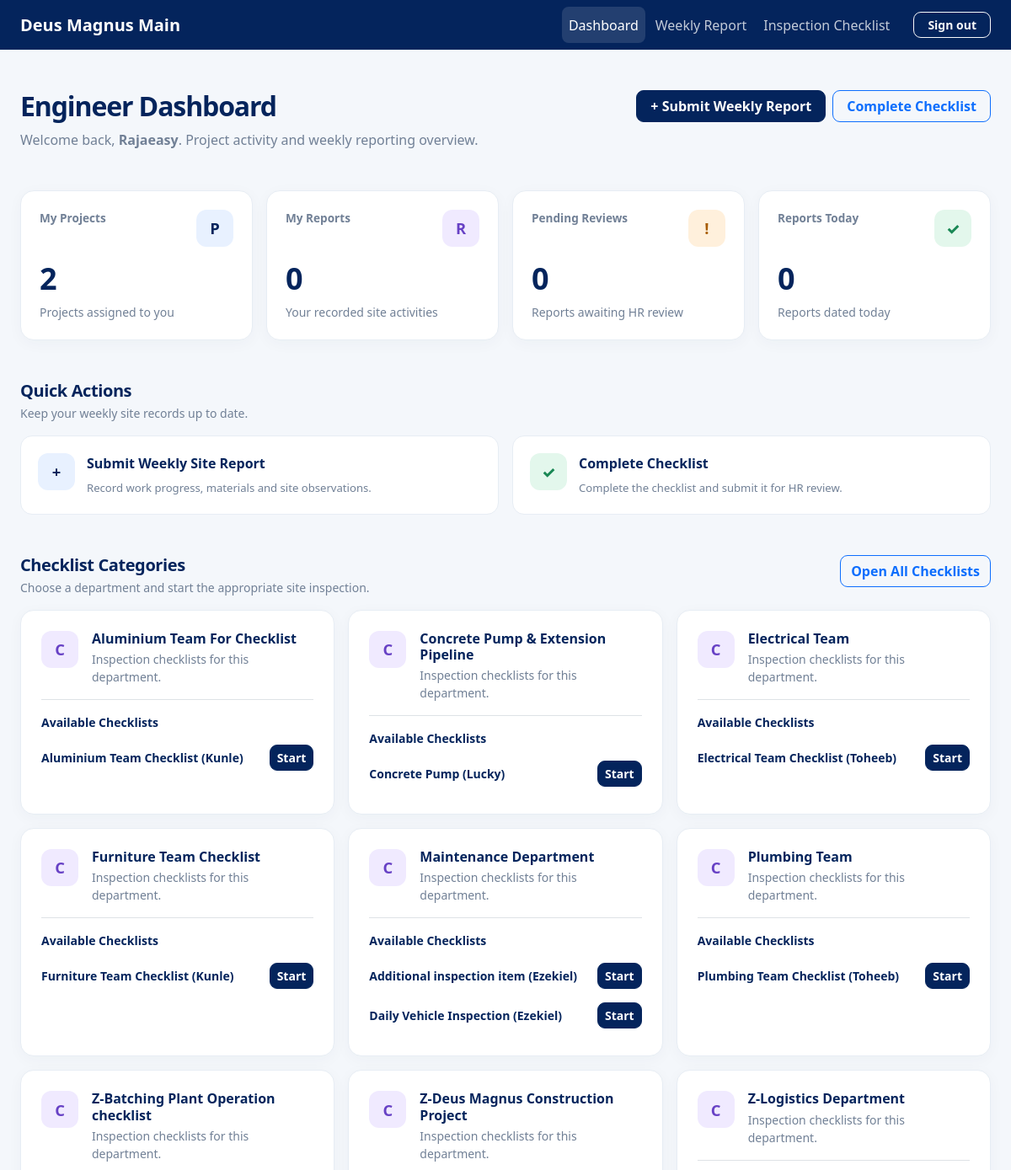
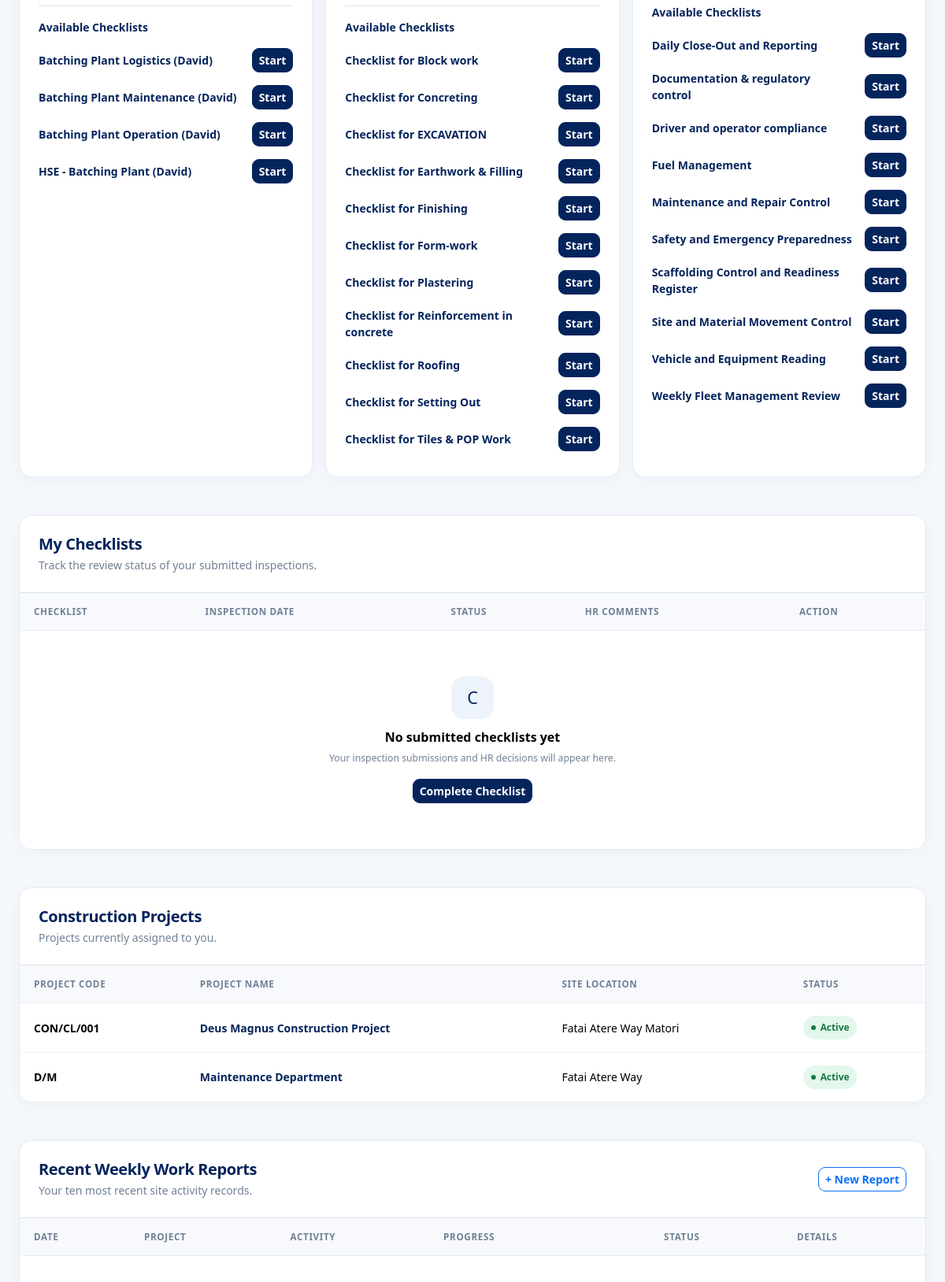
/site-checkbook/ (signed in, upper part), run on an earlier commit of the app's database (2 pictures, top to bottom).
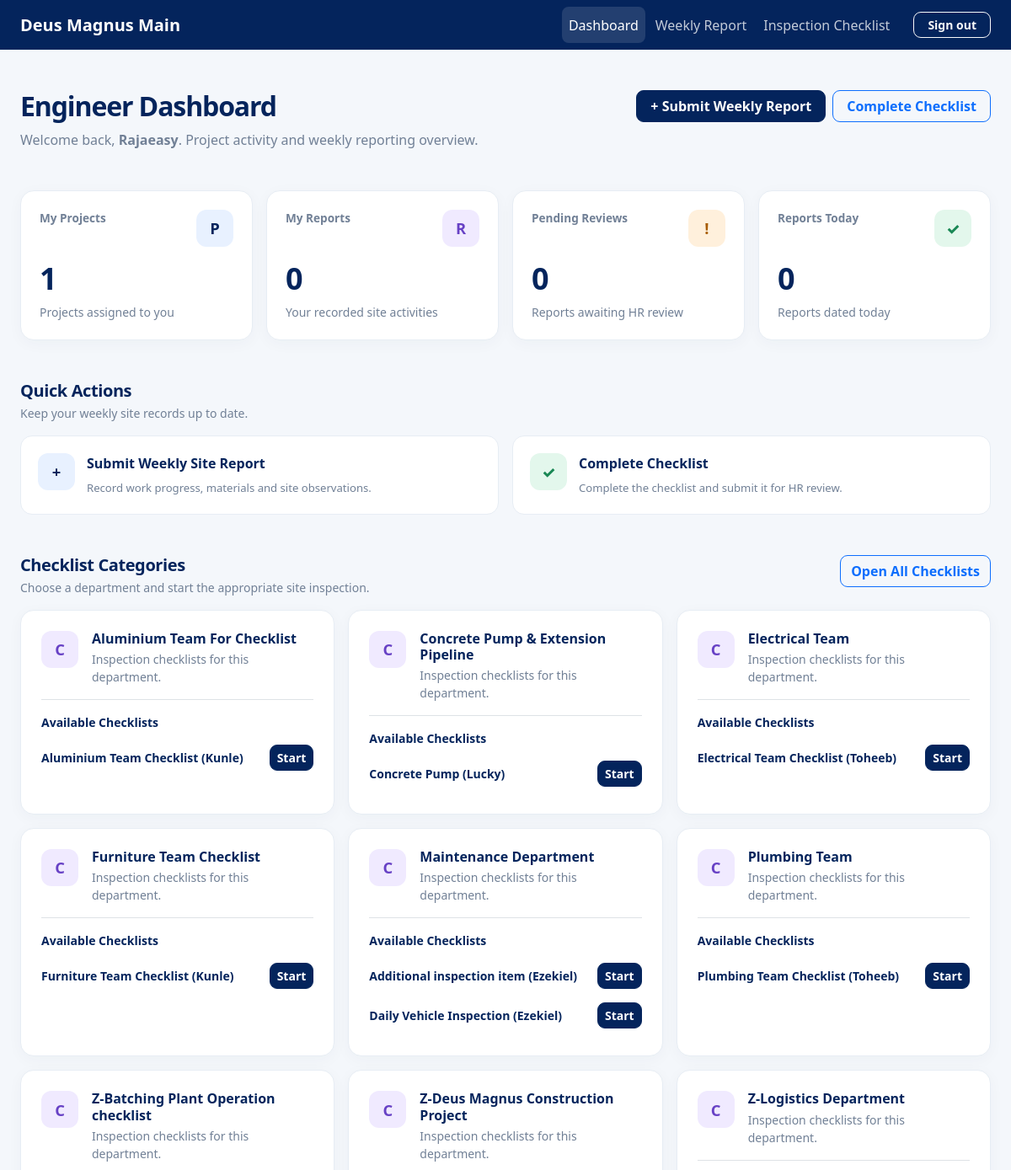
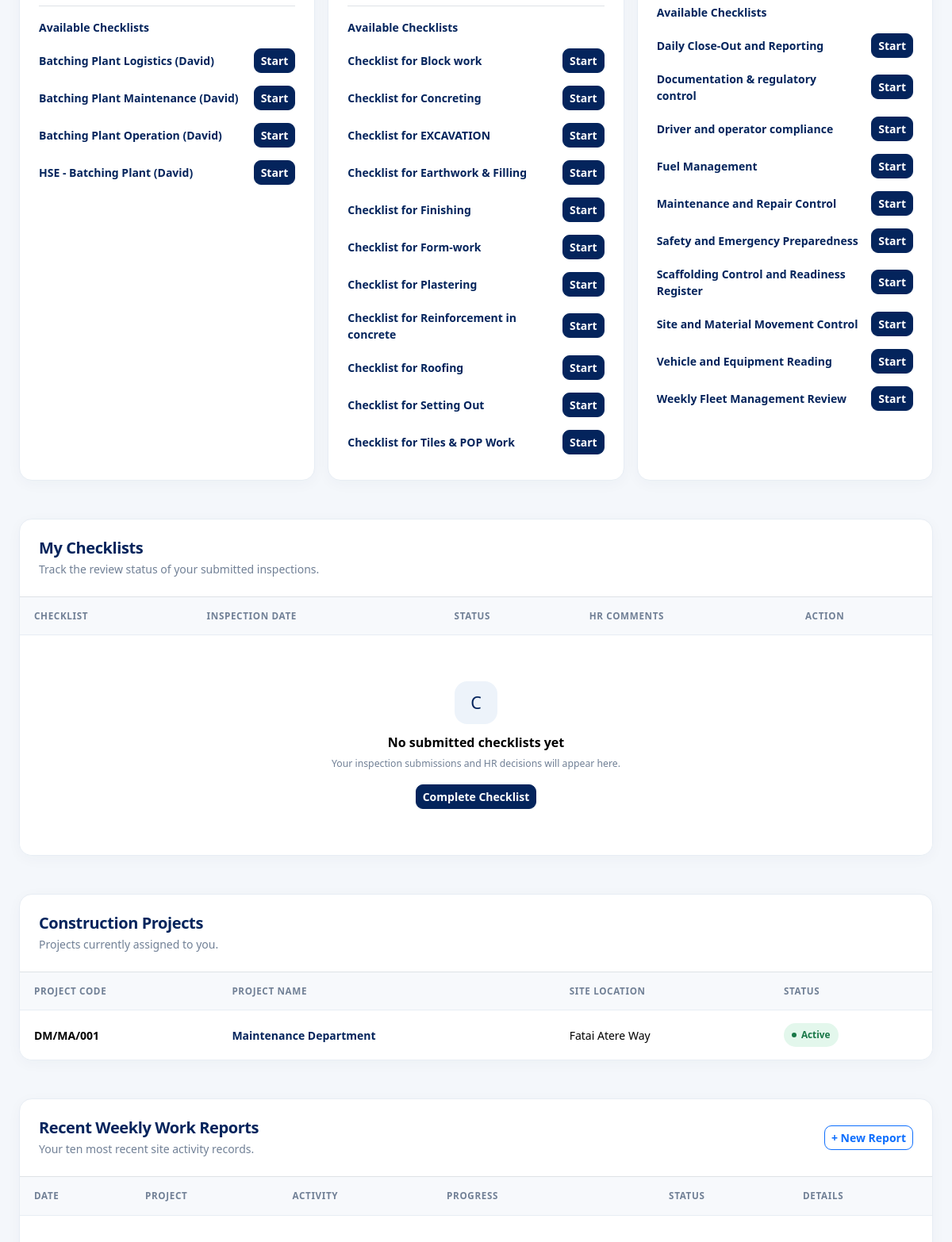
And on a later commit of the database (2 pictures, top to bottom).
### site_checkbook/models.py (models this page shows, shortened)
class Department(models.Model):
    name = models.CharField(max_length=150, unique=True)
    description = models.TextField(blank=True)
    is_active = models.BooleanField(default=True)
    created_at = models.DateTimeField(auto_now_add=True)
    class Meta:
        ordering = ["name"]

class Checklist(models.Model):
    department = models.ForeignKey(
        Department,
        on_delete=models.PROTECT,
        related_name="checklists",
    )
    title = models.CharField(max_length=200)
    description = models.TextField(blank=True)
    is_active = models.BooleanField(default=True)
    created_at = models.DateTimeField(auto_now_add=True)
    class Meta:
        ordering = ["department__name", "title"]

class Project(models.Model):
    name = models.CharField(max_length=200)
    project_code = models.CharField(max_length=50, unique=True)
    client = models.CharField(max_length=200, blank=True)
    site_location = models.CharField(max_length=255)
    description = models.TextField(blank=True)
    engineers = models.ManyToManyField(
        settings.AUTH_USER_MODEL,
        related_name="checkbook_projects",
        blank=True,
    )
    is_active = models.BooleanField(default=True)
    created_at = models.DateTimeField(auto_now_add=True)
    class Meta:
        ordering = ["name"]

### site_checkbook/views.py (the view)
# urls.py: path("", views.dashboard, name="dashboard"),
@login_required
def dashboard(request):
    user = request.user
    reviewer = is_hr_reviewer(user)
    if reviewer:
        projects = Project.objects.filter(is_active=True)
        activities = SiteActivity.objects.select_related(
            "project",
            "engineer",
        )
    else:
        projects = Project.objects.filter(
            engineers=user,
            is_active=True,
        ).distinct()
        activities = SiteActivity.objects.filter(
            engineer=user,
            project__in=projects,
        ).select_related(
            "project",
            "engineer",
        )
    activities = activities.order_by(
        "-activity_date",
        "-created_at",
    )
    today = timezone.localdate()
    checklist_categories = (
        Department.objects
        .filter(
            is_active=True,
            checklists__is_active=True,
        )
        .distinct()
        .prefetch_related("checklists")
        .order_by("name")
    )
    my_checklist_submissions = (
        ChecklistSubmission.objects
        .filter(engineer=user)
        .select_related("checklist", "project")
        .order_by("-inspection_date", "-pk")[:10]
    )
    context = {
        "projects": projects,
        "activities": activities[:10],
        "total_projects": projects.count(),
        "total_activities": activities.count(),
        "pending_reviews": activities.filter(
            status="submitted",
        ).count(),
        "today_activities": activities.filter(
            activity_date=today,
        ).count(),
        "is_reviewer": reviewer,
        "can_manage_projects": can_manage_projects(user),
        "checklist_categories": checklist_categories,
        "my_checklist_submissions": my_checklist_submissions,
    }
    return render(
        request,
        "site_checkbook/dashboard.html",
        context,
    )

### site_checkbook/permissions.py (called while the page is built)
def can_manage_projects(user):
    if not user.is_authenticated:
        return False
    return (
        user.is_superuser
        or user.groups.filter(
            name__in=["HR", "Supervisors", "Project Managers"]
        ).exists()
    )

### site_checkbook/views.py (called while the page is built)
def is_hr_reviewer(user):
    return (
        user.is_authenticated
        and (
            user.is_superuser
            or user.groups.filter(name__in=["HR", "Supervisors"]).exists()
        )
    )

### templates/site_checkbook/dashboard.html (shortened to what the changed rows need)
<!DOCTYPE html>
<html lang="en">
<head>
    <link href="https://cdn.jsdelivr.net/npm/bootstrap@5.3.3/dist/css/bootstrap.min.css" rel="stylesheet">
</head>
<body>
<main class="container-fluid page-wrap px-3 px-lg-4 py-4 py-lg-5">
    <div class="d-flex flex-wrap justify-content-between align-items-start gap-3 mb-4 mb-lg-5">
        <div>
            <h1 class="page-title h2 mb-2">
                {% if is_reviewer %}HR Overview{% else %}Engineer Dashboard{% endif %}
            </h1>
        </div>
    </div>
    <div class="row g-3 mb-4 mb-lg-5">
        <div class="col-6 col-xl-3">
            <div class="stat-card">
                <div class="d-flex justify-content-between align-items-start gap-2 mb-3">
                    <span class="stat-label">{% if can_manage_projects %}Active Projects{% else %}My Projects{% endif %}</span>
                    <span class="stat-icon icon-blue">P</span>
                </div>
                <div class="stat-value">{{ total_projects }}</div>
                <div class="small muted mt-2">{% if can_manage_projects %}Currently active projects{% else %}Projects assigned to you{% endif %}</div>
            </div>
        </div>
    </div>
    {% if is_reviewer %}
        <section class="mb-4 mb-lg-5">
            <div class="mb-3">
                <h2 class="section-title h5 mb-1">Admin Shortcuts</h2>
                <p class="section-subtitle mb-0">Manage construction operations from one place.</p>
            </div>
            <div class="row g-3">
                <div class="col-md-6">
                    <a class="quick-action" href="{% url 'site_checkbook:review_queue' %}">
                        <span class="stat-icon icon-orange">R</span>
                        <span>
                            <span class="quick-action-title d-block">Review Site Reports</span>
                            <span class="quick-action-description">Inspect submissions and approve or return reports for correction.</span>
                        </span>
                    </a>
                </div>
                <div class="col-md-6">
                    <a class="quick-action" href="{% url 'site_checkbook:checklist_review_queue' %}">
                        <span class="stat-icon icon-green">✓</span>
                        <span>
                            <span class="quick-action-title d-block">Review Engineer Checklists</span>
                            <span class="quick-action-description">Inspect submitted construction checklists and review engineers' answers.</span>
                        </span>
                    </a>
                </div>
                {% if can_manage_projects %}
                    <div class="col-md-6">
                        <a class="quick-action" href="{% url 'site_checkbook:project_list' %}">
                            <span class="stat-icon icon-blue">P</span>
                            <span>
                                <span class="quick-action-title d-block">Manage Projects</span>
                                <span class="quick-action-description">View projects and manage engineer assignments.</span>
                            </span>
                        </a>
                    </div>
                    <div class="col-md-6">
                        <a class="quick-action" href="{% url 'site_checkbook:manage_checklists' %}">
                            <span class="stat-icon icon-purple">C</span>
                            <span>
                                <span class="quick-action-title d-block">Manage Checklists</span>
                                <span class="quick-action-description">Create departments, checklists and inspection questions.</span>
                            </span>
                        </a>
                    </div>
                {% endif %}
            </div>
        </section>
    {% else %}
        <section class="mb-4 mb-lg-5">
            <div class="mb-3">
                <h2 class="section-title h5 mb-1">Quick Actions</h2>
            </div>
        </section>
    {% endif %}
    <section class="mb-4 mb-lg-5">
        <div class="d-flex flex-wrap justify-content-between align-items-start gap-3 mb-3">
            <div>
                <h2 class="section-title h5 mb-1">Checklist Categories</h2>
            </div>
        </div>
        <div class="row g-3">
            {% for category in checklist_categories %}
                <div class="col-md-6 col-xl-4">
                    <div class="panel p-3 p-lg-4 h-100">
                        <div class="d-flex align-items-start gap-3 mb-3">
                            <span class="stat-icon icon-purple">C</span>
                            <div>
                                <h3 class="h6 fw-bold mb-1">{{ category.name }}</h3>
                                <p class="small muted mb-0">
                                    {% if category.description %}
                                        {{ category.description }}
                                    {% else %}
                                        Inspection checklists for this department.
                                    {% endif %}
                                </p>
                            </div>
                        </div>
                        <div class="border-top pt-3">
                            <div class="small fw-bold mb-2">Available Checklists</div>
                            {% for checklist in category.checklists.all %}
                                {% if checklist.is_active %}
                                    <div class="d-flex justify-content-between align-items-center gap-3 py-2">
                                        <div class="small fw-semibold">{{ checklist.title }}</div>
                                        {% if not is_reviewer %}
                                            <a href="{% url 'site_checkbook:create_checklist' %}?checklist={{ checklist.pk }}"
                                               class="btn btn-sm btn-primary text-nowrap">Start</a>
                                        {% endif %}
                                    </div>
                                {% endif %}
                            {% empty %}
                                <p class="small muted mb-0">No checklists are available in this category yet.</p>
                            {% endfor %}
                        </div>
                    </div>
                </div>
            {% endfor %}
        </div>
    </section>
    {% if not is_reviewer %}
    <section class="panel overflow-hidden mb-4 mb-lg-5">
        <div class="p-3 p-lg-4 border-bottom">
            <h2 class="section-title h5 mb-1">My Checklists</h2>
        </div>
        <div class="table-responsive">
            <table class="table">
                <thead>
                    <thead>
                    <tr>
                        <th>Checklist</th>
                        <th>Inspection Date</th>
                        <th>Status</th>
                        <th>HR Comments</th>
                        <th>Action</th>
                    </tr>
                </thead>
                </thead>
            </table>
        </div>
    </section>
    {% endif %}
    <section class="panel overflow-hidden mb-4 mb-lg-5">
        <div class="d-flex flex-wrap justify-content-between align-items-center gap-3 p-3 p-lg-4 border-bottom">
            <div>
                <h2 class="section-title h5 mb-1">Construction Projects</h2>
            </div>
        </div>
        <div class="table-responsive">
            <table class="table">
                <thead>
                    <tr>
                        <th>Project Code</th>
                        <th>Project Name</th>
                        <th>Site Location</th>
                        <th>Status</th>
                    </tr>
                </thead>
                <tbody>
                    {% for project in projects %}
                        <tr>
                            <td><span class="fw-bold">{{ project.project_code }}</span></td>
                            <td><span class="record-title">{{ project.name }}</span></td>
                            <td>{{ project.site_location|default:"—" }}</td>
                            <td>
                                {% if project.is_active %}
                                    <span class="status-pill status-active">Active</span>
                                {% else %}
                                    <span class="status-pill status-inactive">Inactive</span>
                                {% endif %}
                            </td>
                        </tr>
                    {% endfor %}
                </tbody>
            </table>
        </div>
    </section>
    <section class="panel overflow-hidden">
        <div class="d-flex flex-wrap justify-content-between align-items-center gap-3 p-3 p-lg-4 border-bottom">
            <div>
                <h2 class="section-title h5 mb-1">Recent Weekly Work Reports</h2>
            </div>
        </div>
        <div class="table-responsive">
            <table class="table">
                <thead>
                    <tr>
                        <th>Date</th>
                        <th>Project</th>
                        <th>Activity</th>
                        <th style="min-width:135px;">Progress</th>
                        <th>Status</th>
                        <th>Details</th>
                    </tr>
                </thead>
            </table>
        </div>
    </section>
</main>
</body>
</html>

What changed in the data, as far as the page shows it:
no longer on this page (row unchanged): Project: project_code "CON/CL/001", name "Deus Magnus Construction Project", site_location "Fatai Atere Way Matori", is_active "Active"
changed Project "Maintenance Department": project_code "D/M" → "DM/MA/001"
Also different on the page:
{{ total_projects }}: "2" → "1"
